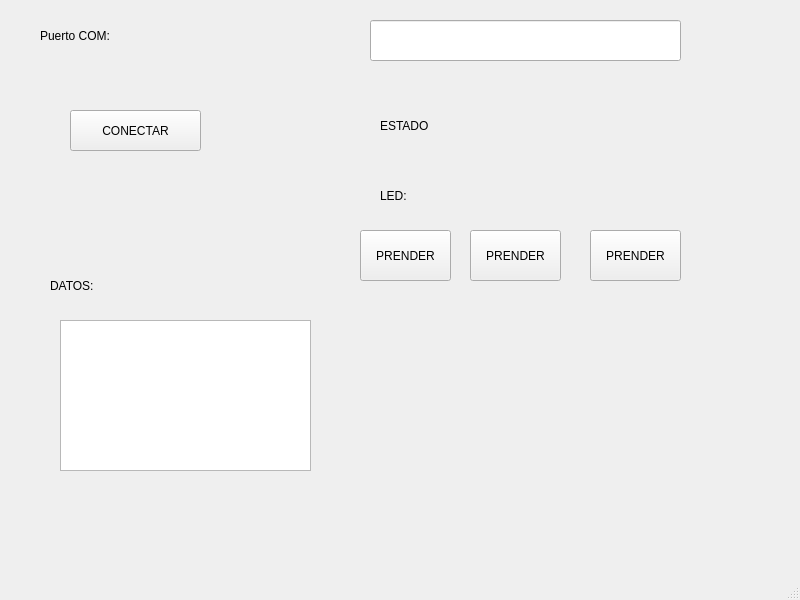
<?xml version="1.0" encoding="UTF-8"?>
<ui version="4.0">
 <class>MainWindow</class>
 <widget class="QMainWindow" name="MainWindow">
  <property name="geometry">
   <rect>
    <x>0</x>
    <y>0</y>
    <width>800</width>
    <height>600</height>
   </rect>
  </property>
  <property name="windowTitle">
   <string>MainWindow</string>
  </property>
  <widget class="QWidget" name="centralwidget">
   <widget class="QLineEdit" name="txt_com">
    <property name="geometry">
     <rect>
      <x>370</x>
      <y>20</y>
      <width>311</width>
      <height>41</height>
     </rect>
    </property>
   </widget>
   <widget class="QLabel" name="txt_com1">
    <property name="geometry">
     <rect>
      <x>40</x>
      <y>10</y>
      <width>141</width>
      <height>51</height>
     </rect>
    </property>
    <property name="styleSheet">
     <string notr="true">font: 75 12pt &quot;MS Shell Dlg 2&quot;;</string>
    </property>
    <property name="text">
     <string>Puerto COM:</string>
    </property>
   </widget>
   <widget class="QLabel" name="txt_estado">
    <property name="geometry">
     <rect>
      <x>380</x>
      <y>110</y>
      <width>201</width>
      <height>31</height>
     </rect>
    </property>
    <property name="styleSheet">
     <string notr="true">font: 75 12pt &quot;MS Shell Dlg 2&quot;;</string>
    </property>
    <property name="text">
     <string>ESTADO</string>
    </property>
   </widget>
   <widget class="QPushButton" name="btn_accion">
    <property name="geometry">
     <rect>
      <x>70</x>
      <y>110</y>
      <width>131</width>
      <height>41</height>
     </rect>
    </property>
    <property name="text">
     <string>CONECTAR</string>
    </property>
   </widget>
   <widget class="QListWidget" name="lista_datos">
    <property name="geometry">
     <rect>
      <x>60</x>
      <y>320</y>
      <width>251</width>
      <height>151</height>
     </rect>
    </property>
   </widget>
   <widget class="QLabel" name="txt_estado_2">
    <property name="geometry">
     <rect>
      <x>50</x>
      <y>270</y>
      <width>201</width>
      <height>31</height>
     </rect>
    </property>
    <property name="styleSheet">
     <string notr="true">font: 75 12pt &quot;MS Shell Dlg 2&quot;;</string>
    </property>
    <property name="text">
     <string>DATOS:</string>
    </property>
   </widget>
   <widget class="QPushButton" name="btn_led1">
    <property name="geometry">
     <rect>
      <x>470</x>
      <y>230</y>
      <width>91</width>
      <height>51</height>
     </rect>
    </property>
    <property name="text">
     <string>PRENDER</string>
    </property>
   </widget>
   <widget class="QLabel" name="txt_estado_3">
    <property name="geometry">
     <rect>
      <x>380</x>
      <y>180</y>
      <width>201</width>
      <height>31</height>
     </rect>
    </property>
    <property name="styleSheet">
     <string notr="true">font: 75 12pt &quot;MS Shell Dlg 2&quot;;</string>
    </property>
    <property name="text">
     <string>LED:</string>
    </property>
   </widget>
   <widget class="QPushButton" name="btn_led0">
    <property name="geometry">
     <rect>
      <x>360</x>
      <y>230</y>
      <width>91</width>
      <height>51</height>
     </rect>
    </property>
    <property name="text">
     <string>PRENDER</string>
    </property>
   </widget>
   <widget class="QPushButton" name="btn_led2">
    <property name="geometry">
     <rect>
      <x>590</x>
      <y>230</y>
      <width>91</width>
      <height>51</height>
     </rect>
    </property>
    <property name="text">
     <string>PRENDER</string>
    </property>
   </widget>
  </widget>
  <widget class="QMenuBar" name="menubar">
   <property name="geometry">
    <rect>
     <x>0</x>
     <y>0</y>
     <width>800</width>
     <height>26</height>
    </rect>
   </property>
  </widget>
  <widget class="QStatusBar" name="statusbar"/>
 </widget>
 <resources/>
 <connections/>
</ui>
